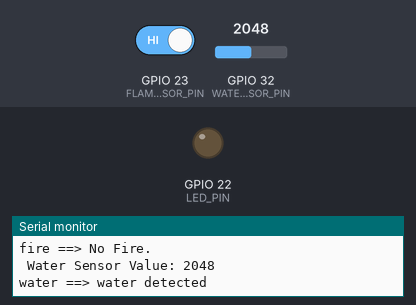
A sketch run on a simulated ESP32. Shown: output pins drawn as LEDs (lit = HIGH), the last lines printed to the serial monitor. The test bench sets the inputs (shaded band); at power-on: GPIO 23 (FLAME_SENSOR_PIN) HIGH, GPIO 32 (WATER_SENSOR_PIN) = 2048. WiFi joins after 1.5 s; servers stay silent unless stated; no MQTT or app messages arrive unless stated.

Above: at 2.7 s.
2.8 s: GPIO 23 (FLAME_SENSOR_PIN) driven LOW
At 6.9 s:
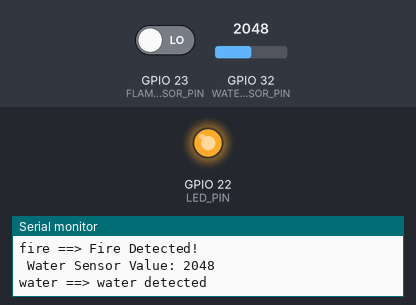
8.8 s: GPIO 32 (WATER_SENSOR_PIN) set to 1059
14.8 s: GPIO 32 (WATER_SENSOR_PIN) set to 937
23.0 s: GPIO 23 (FLAME_SENSOR_PIN) driven HIGH
At 27.3 s:
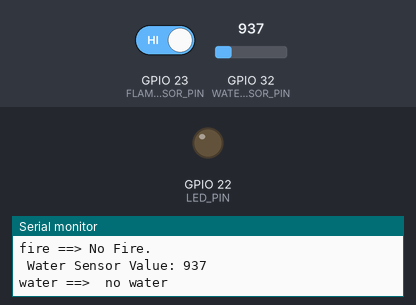
Timing chart, 0 to 28.8 s (numbered marks = the images above; inputs shaded):
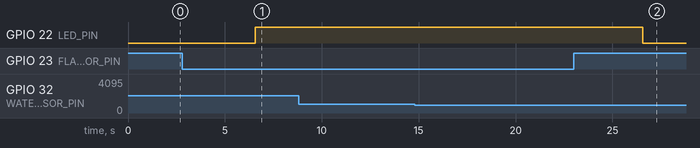

Measured:
- after the input at 2.8 s, GPIO 22 (LED_PIN): LOW → HIGH after 3.8 s
- after the input at 23.0 s, GPIO 22 (LED_PIN): HIGH → LOW after 3.6 s

The sketch:

ESP32-WROOM.ino
```cpp
#include <WiFi.h>
#include <PubSubClient.h>

#define FLAME_SENSOR_PIN 23  // Digital pin for flame sensor
#define WATER_SENSOR_PIN 32  // Analog pin for water sensor (e.g. YL-69)
#define LED_PIN 22           // LED for fire warning

char *SSID = "no";
char *PASS = "peepeepoopoo";

char *MQTT_SERVER = "broker.emqx.io";
int MQTT_PORT = 1883;

WiFiClient wifiClient;
PubSubClient mqttClient(wifiClient);

void connectToWiFi() {
  Serial.print("Connecting to: ");
  Serial.println(SSID);
  WiFi.begin(SSID, PASS);
  while (WiFi.status() != WL_CONNECTED) {
    Serial.print(".");
    delay(500);
  }
  Serial.print("\nConnected to address: ");
  Serial.println(WiFi.localIP());
}

void connectToBroker(String clientName) {
  mqttClient.setServer(MQTT_SERVER, MQTT_PORT);
  Serial.println("Connecting to MQTT Broker...");
  String clientId = "ESP32Client-" + clientName;

  while (!mqttClient.connected()) {
    if (mqttClient.connect(clientId.c_str())) {
      Serial.print("Connected to broker as ");
      Serial.println(clientName);
    } else {
      Serial.print("Failed, state: ");
      Serial.println(mqttClient.state());
      Serial.println("Retrying in 2 seconds...");
      delay(2000);
    }
  }
}

void doPublish(String topic, String payload) {
  mqttClient.publish(topic.c_str(), payload.c_str());
  Serial.print(topic);
  Serial.print(" ==> ");
  Serial.println(payload);
}

void setup() {
  Serial.begin(115200);
  pinMode(FLAME_SENSOR_PIN, INPUT);  // Flame sensor digital
  pinMode(WATER_SENSOR_PIN, INPUT);  // Water sensor analog (no need for pinMode technically)
  pinMode(LED_PIN, OUTPUT);          // LED

  connectToWiFi();
  connectToBroker("flame-water-monitor");
}

void loop() {
  // --- Fire Sensor Check ---
  int fireStatus = digitalRead(FLAME_SENSOR_PIN);
  if (fireStatus == LOW) {  // Fire detected
    Serial.println("Fire Detected!");
    doPublish("fire", "Fire Detected!");
    digitalWrite(LED_PIN, HIGH);
  } else {
    Serial.println("No Fire.");
    doPublish("fire", "No Fire.");
    digitalWrite(LED_PIN, LOW);
  }

  // --- Water Sensor Check ---
  int waterValue = analogRead(WATER_SENSOR_PIN);  // Reads 0-4095
  Serial.print(" Water Sensor Value: ");
  Serial.println(waterValue);

  // Optional: you can categorize it
  String waterMessage;
  if (waterValue < 1000) {
    waterMessage = " no water";
  } else {
    waterMessage = "water detected";
  }

  doPublish("water", waterMessage);

  mqttClient.loop();  // Keep MQTT connection alive
  delay(5000);        // Delay 5 seconds between readings
}
```
